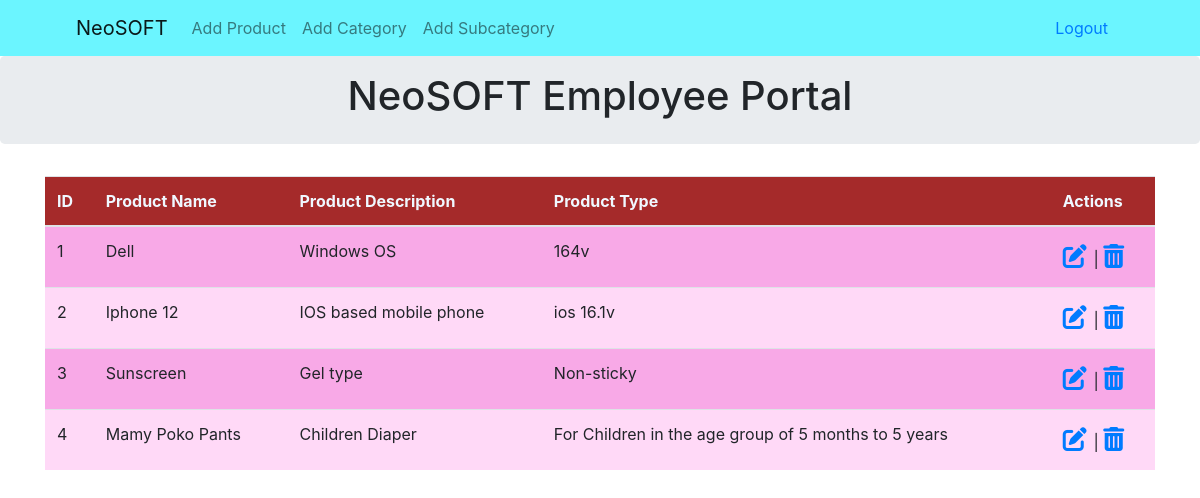
The app's page /datalist with its own data.
### models.py (models this page shows, shortened)
class ProductModel(db.Model):
    __tablename__ = "products"
    __table_args__ = {'extend_existing': True}
    prod_id = db.Column(db.Integer, primary_key=True)
    subcat_id = db.Column(db.Integer, db.ForeignKey('subcategories.subcat_id'))
    cat_id = db.Column(db.Integer, db.ForeignKey('categorys.cat_id'))
    first_name = db.Column(db.String())
    p_description = db.Column(db.String())
    p_price = db.Column(db.String())
    p_type = db.Column(db.String())
    filename=db.Column(db.String())

### app.py (the view)
@app.route('/datalist')
def RetrieveList():
    products =ProductModel.query.all()
    return render_template('datalist.html',products = products)

### templates/datalist.html (shortened to what this page needs)
{% extends 'base.html' %}
{% block body %}
<div class="container">
 <table class="table">
     <thead style="background-color: brown;color: aliceblue;">
        <th>ID</th>
        <th>Product Name</th>
        <th>Product Description</th>
        <th>Product Type</th>
        <th>Actions</th>
    </thead>
   <tbody>
    {% for product in products %}
    <tr
    {% if loop.index %2==0 %}
    style="background-color: rgb(255, 217, 247);"
    {% else %}
    style="background-color: rgb(248, 169, 231);"
    {% endif %}
    ><td>{{ loop.index }}</td>
    <td>{{product.first_name}}</td>
    <td>{{product.p_description}}</td>
    <td>{{product.p_type}}</td>
    <td> <span style="font-size: 24px;color:green;">
       <a href="/{{product.prod_id}}/edit"> <i class="fas fa-edit"></i></a> </span>
        | <span style="font-size: 24px;color:red;">
          <a href="/{{product.prod_id}}/delete"> <i class="fas fa-trash-alt"></i></a></span></td>
    {% endfor %}
   </tbody>
 </table>
</div>
{% endblock %}

### templates/base.html (shortened to what this page needs)
<!DOCTYPE html>
<html lang="en">
<head>
    <link rel="stylesheet" href="https://stackpath.bootstrapcdn.com/bootstrap/4.4.1/css/bootstrap.min.css">
    <link rel="stylesheet" href="https://cdnjs.cloudflare.com/ajax/libs/font-awesome/6.0.0-beta3/css/all.min.css" />
</head>
<body>
{% block body %} {% endblock %}
</body>
</html>

### templates/header.html (shortened to what this page needs)
{% extends 'base.html' %}
{% block body %}
<div class="container-fluid" style="background-color: rgb(107, 245, 255);">
  <div class="container">
<nav class="navbar navbar-expand-lg navbar-light " >
  <div class="container-fluid">
    <a class="navbar-brand" href="http://127.0.0.1:5000/">NeoSOFT</a>
    <div class="collapse navbar-collapse" id="navbarNav">
      <ul class="navbar-nav">
        <li class="nav-item">
          <a class="nav-link" href="/create">Add Product</a>
        </li>
        <li class="nav-item">
          <a class="nav-link" href="/addcategory">Add Category</a>
        </li>
        <li class="nav-item">
          <a class="nav-link" href="/addsub_category">Add Subcategory</a>
        </li>
      </ul>
    </div>
    <a class="nav-link" href="/logout">Logout</a>
  </div>
</nav>
</div>
</div>
<div class="jumbotron p-3">
    <div class="well text-center">
        <h1>NeoSOFT Employee Portal </h1>
    </div>
</div>
{% endblock %}

### records on screen
ProductModel: first_name "Dell", p_description "Windows OS", p_type "164v"
ProductModel: first_name "Iphone 12", p_description "IOS based mobile phone", p_type "ios 16.1v"
ProductModel: first_name "Sunscreen", p_description "Gel type", p_type "Non-sticky"
ProductModel: first_name "Mamy Poko Pants", p_description "Children Diaper", p_type "For Children in the age group of 5 months to 5 years"
